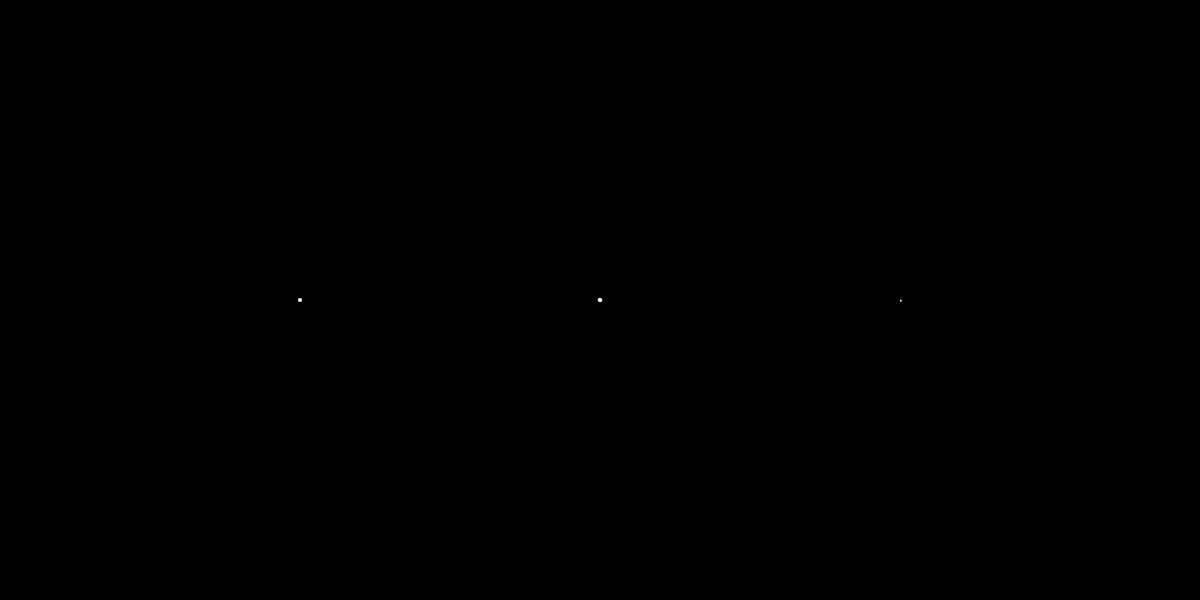
Frame 1 (no input)
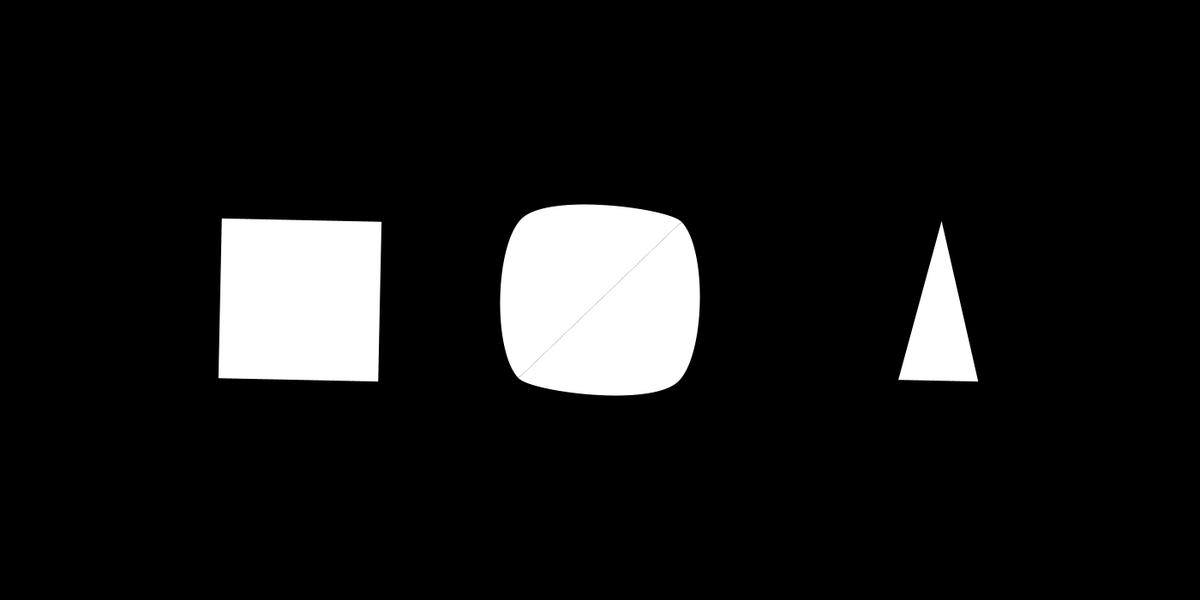
Frame 60 (the mouse pressed at the canvas centre just before this capture)
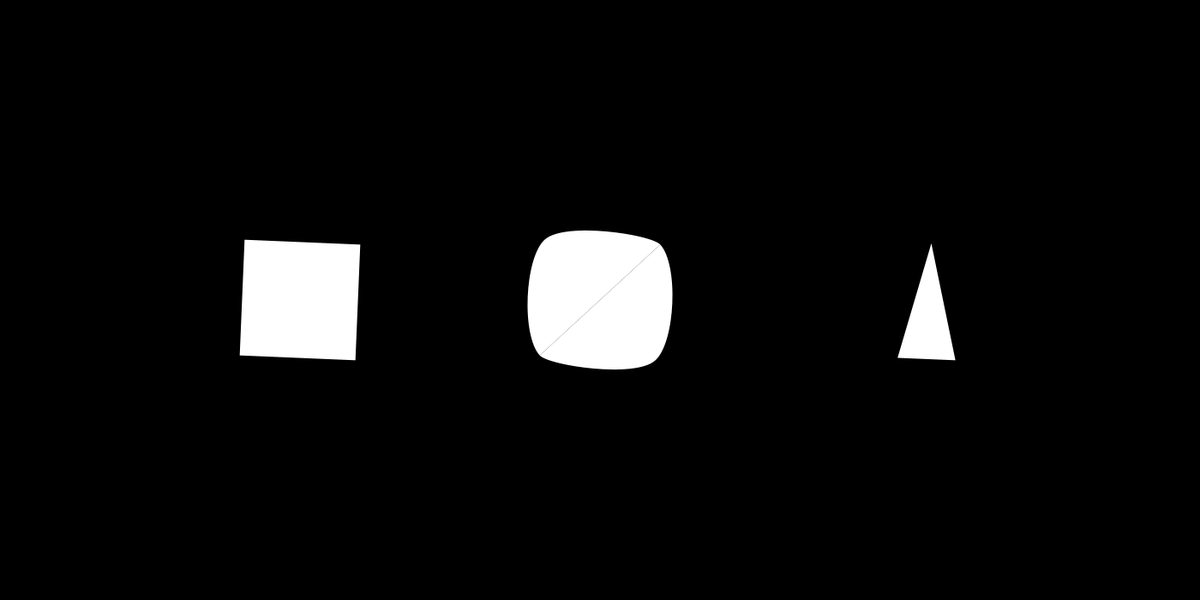
Frame 120 (the mouse held since frame 60 and released just before this capture)

The Processing sketch that drew these frames (run headless with seeded random() and noise(); from frame 60 on, the mouse is pressed at the canvas centre):

// Processing sketch: sketch_2d_gallery
// ── sketch_2d_gallery.pde
float s = 50;
float osc;
void setup(){
  size(1400,700);
  fill(255);
  noStroke();
}
void draw(){
  background(0);
  
  osc+=0.02;
  s = map(sin(osc),0,1,0,100);
  pushMatrix();
  translate(width/4, height/2);
  rotate(radians(osc));
  beginShape();
    vertex(-s,-s);
    vertex(s,-s);
    vertex(s,s);
    vertex(-s,s);  
  endShape();
  popMatrix();
  
  pushMatrix();
  translate(width/2, height/2);
  rotate(radians(osc));
  beginShape();
    curveVertex(-s,-s);
    curveVertex(s,-s);
    curveVertex(s,s);
    curveVertex(-s,s);  
    curveVertex(0,0);
  endShape();
  popMatrix();
  
  pushMatrix();
  translate(width/2, height/2);
  rotate(radians(osc)+PI);
  beginShape();
    curveVertex(-s,-s);
    curveVertex(s,-s);
    curveVertex(s,s);
    curveVertex(-s,s);  
    curveVertex(0,0);
  endShape();
  popMatrix();
  
  
  pushMatrix();
  translate(width/4*3, height/2);
  rotate(radians(osc));
  beginShape();
    vertex(s/2,-s);
    vertex(0,s);
    vertex(s,s);
  endShape();
  popMatrix();
}
